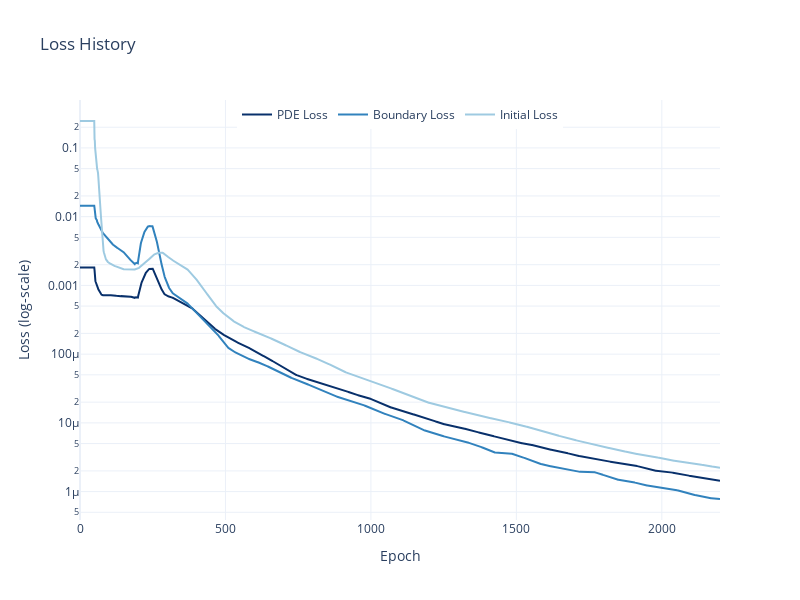

Notebook code cell kept with this figure:
### Code cell
with_anzats = trainer.closure.get_state()
plot_loss(with_anzats, smooth=True, smooth_window=50)

anzats_l2 = compare_with_mc(model, params, n_prices=200,
                            n_simulations=10_000, dtype=dtype, device=device, seed=42)['l2_rel_error']
print("L2 Error: ", anzats_l2*100)

### Figure 1 — Plotly figure (JSON) as saved in the notebook; plotly's stock layout.template omitted (floating-point values rounded to 4 significant figures; data arrays with more than 128 entries replaced by an {"elided": "..."} marker saying what was removed)
{"data": [{"line": {"color": "#08306B"}, "mode": "lines", "name": "PDE Loss", "type": "scatter", "x": {"elided": "2201 int values"}, "y": {"elided": "2201 float values"}}, {"line": {"color": "#3182BD"}, "mode": "lines", "name": "Boundary Loss", "type": "scatter", "x": {"elided": "2201 int values"}, "y": {"elided": "2201 float values"}}, {"line": {"color": "#9ECAE1"}, "mode": "lines", "name": "Initial Loss", "type": "scatter", "x": {"elided": "2201 int values"}, "y": {"elided": "2201 float values"}}], "layout": {"height": 600, "legend": {"orientation": "h", "x": 0.5, "xanchor": "center", "y": 1, "yanchor": "top"}, "title": {"text": "Loss History"}, "width": 800, "xaxis": {"title": {"text": "Epoch"}}, "yaxis": {"title": {"text": "Loss (log‑scale)"}, "type": "log"}}}
